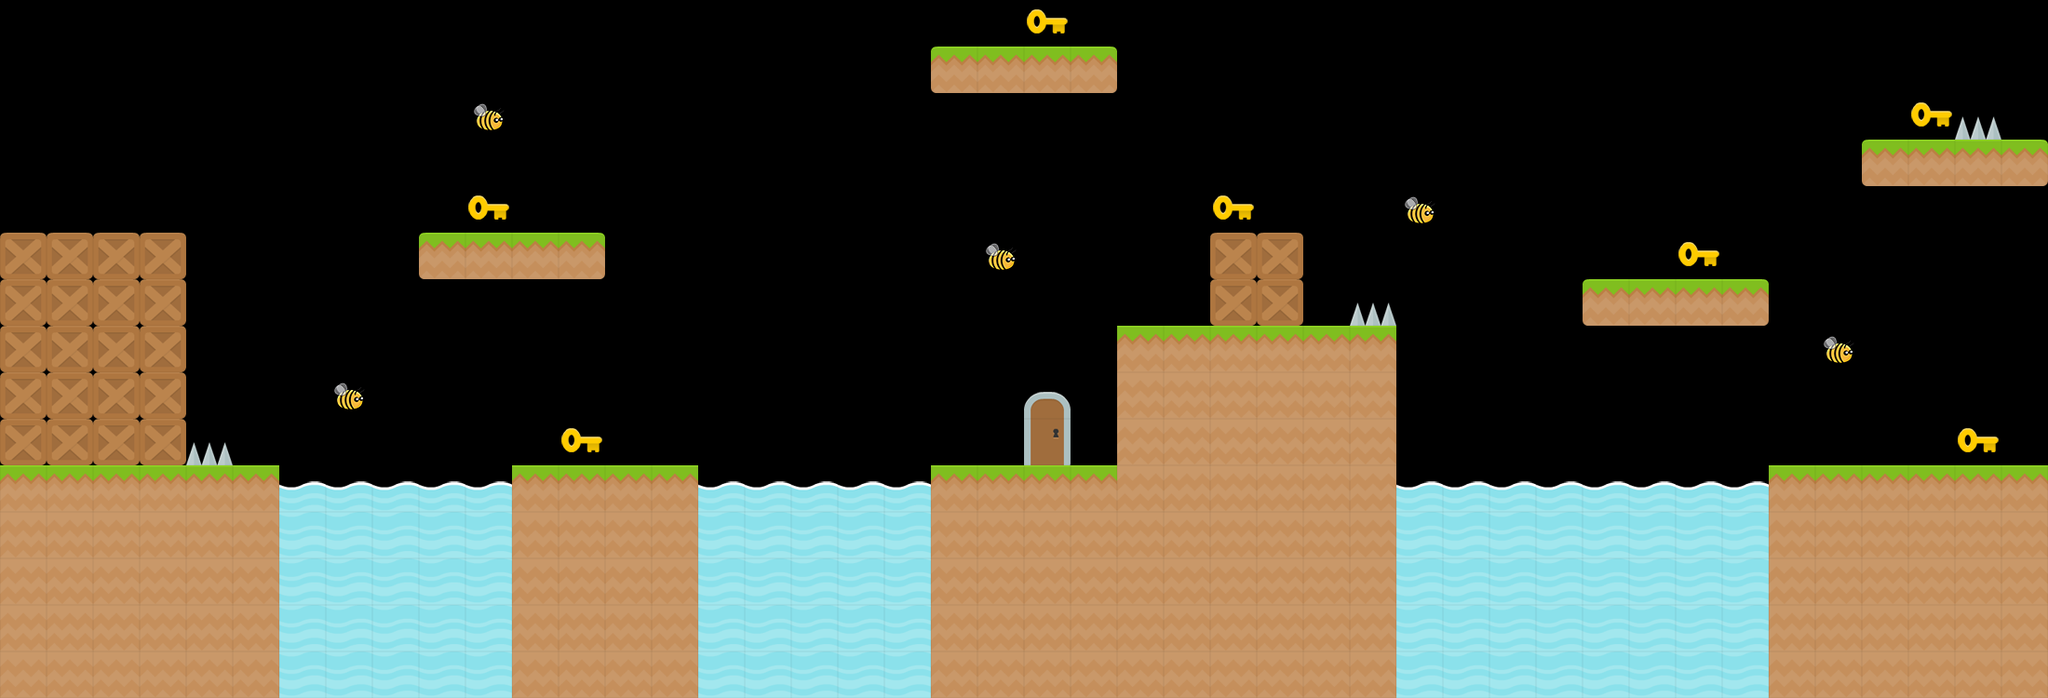

A level layout from a 2D game, rendered from its tile map. Below: a short description, then the map file with its tile-grid data intact:
An orthogonal 44x15 tile map with 50x50 px tiles, 1 tile layer (Tile Layer 1).

<map version="1.4" tiledversion="1.4.3" orientation="orthogonal" renderorder="right-down" width="44" height="15" tilewidth="50" tileheight="50" infinite="0" nextlayerid="2" nextobjectid="1">
 <editorsettings>
  <export target="level_2.csv" format="csv" />
 </editorsettings>
 <tileset firstgid="1" source="tiles.tsx" />
 <layer id="1" name="Tile Layer 1" width="44" height="15">
  <data encoding="csv">
0,0,0,0,0,0,0,0,0,0,0,0,0,0,0,0,0,0,0,0,0,0,5,0,0,0,0,0,0,0,0,0,0,0,0,0,0,0,0,0,0,0,0,0,
0,0,0,0,0,0,0,0,0,0,0,0,0,0,0,0,0,0,0,0,9,11,11,10,0,0,0,0,0,0,0,0,0,0,0,0,0,0,0,0,0,0,0,0,
0,0,0,0,0,0,0,0,0,0,14,0,0,0,0,0,0,0,0,0,0,0,0,0,0,0,0,0,0,0,0,0,0,0,0,0,0,0,0,0,0,5,1,0,
0,0,0,0,0,0,0,0,0,0,0,0,0,0,0,0,0,0,0,0,0,0,0,0,0,0,0,0,0,0,0,0,0,0,0,0,0,0,0,0,9,11,11,10,
0,0,0,0,0,0,0,0,0,0,5,0,0,0,0,0,0,0,0,0,0,0,0,0,0,0,5,0,0,0,14,0,0,0,0,0,0,0,0,0,0,0,0,0,
2,2,2,2,0,0,0,0,0,9,11,11,10,0,0,0,0,0,0,0,0,14,0,0,0,0,2,2,0,0,0,0,0,0,0,0,5,0,0,0,0,0,0,0,
2,2,2,2,0,0,0,0,0,0,0,0,0,0,0,0,0,0,0,0,0,0,0,0,0,0,2,2,0,1,0,0,0,0,9,11,11,10,0,0,0,0,0,0,
2,2,2,2,0,0,0,0,0,0,0,0,0,0,0,0,0,0,0,0,0,0,0,0,11,11,11,11,11,11,0,0,0,0,0,0,0,0,0,14,0,0,0,0,
2,2,2,2,0,0,0,14,0,0,0,0,0,0,0,0,0,0,0,0,0,0,4,0,8,8,8,8,8,8,0,0,0,0,0,0,0,0,0,0,0,0,0,0,
2,2,2,2,1,0,0,0,0,0,0,0,5,0,0,0,0,0,0,0,0,0,3,0,8,8,8,8,8,8,0,0,0,0,0,0,0,0,0,0,0,0,5,0,
11,11,11,11,11,11,13,13,13,13,13,11,11,11,11,13,13,13,13,13,11,11,11,11,8,8,8,8,8,8,13,13,13,13,13,13,13,13,11,11,11,11,11,11,
8,8,8,8,8,8,12,12,12,12,12,8,8,8,8,12,12,12,12,12,8,8,8,8,8,8,8,8,8,8,12,12,12,12,12,12,12,12,8,8,8,8,8,8,
8,8,8,8,8,8,12,12,12,12,12,8,8,8,8,12,12,12,12,12,8,8,8,8,8,8,8,8,8,8,12,12,12,12,12,12,12,12,8,8,8,8,8,8,
8,8,8,8,8,8,12,12,12,12,12,8,8,8,8,12,12,12,12,12,8,8,8,8,8,8,8,8,8,8,12,12,12,12,12,12,12,12,8,8,8,8,8,8,
8,8,8,8,8,8,12,12,12,12,12,8,8,8,8,12,12,12,12,12,8,8,8,8,8,8,8,8,8,8,12,12,12,12,12,12,12,12,8,8,8,8,8,8
</data>
 </layer>
</map>